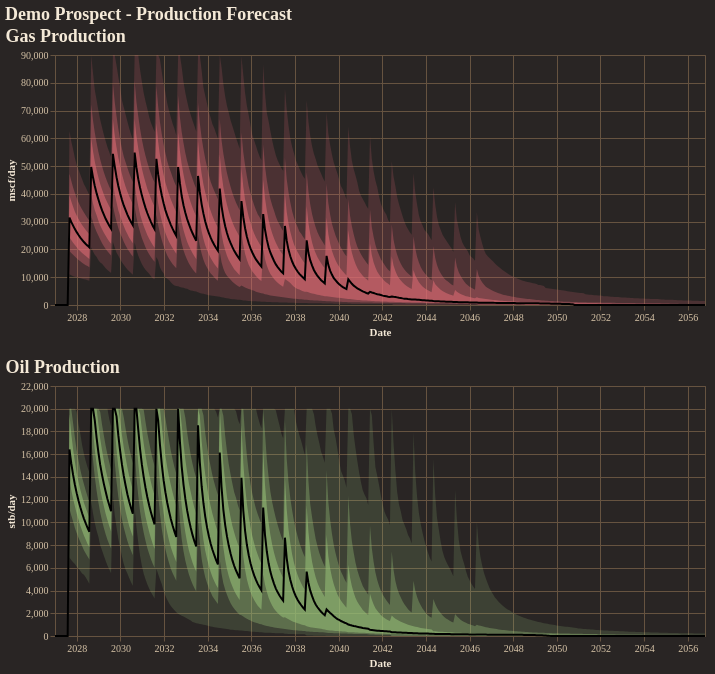

Notebook code for this chart:
### Code cell
fig = reporter.plotter.combined_production_plot(
    figsize=(650, 250),
    backend=PLOTTING_BACKEND
)
fig.show()

### Figure 1 — Vega-Lite specification as saved in the notebook (floating-point values rounded to 4 significant figures; data arrays with more than 128 entries replaced by an {"elided": "..."} marker saying what was removed)
{"config": {"background": "#292524", "view": {"fill": "#292524", "stroke": "#665340"}, "title": {"color": "#f4e9d7", "font": "Merriweather", "fontSize": 18, "fontWeight": 600, "subtitleColor": "#d5c2a6", "anchor": "start"}, "axis": {"domainColor": "#665340", "gridColor": "#665340", "tickColor": "#665340", "labelColor": "#d5c2a6", "titleColor": "#f4e9d7", "labelFont": "Merriweather", "titleFont": "Merriweather"}, "legend": {"titleColor": "#f4e9d7", "labelColor": "#d5c2a6", "labelFont": "Merriweather", "titleFont": "Merriweather", "orient": "top-right", "symbolType": "circle"}, "header": {"labelColor": "#d5c2a6", "titleColor": "#f4e9d7", "labelFont": "Merriweather", "titleFont": "Merriweather"}, "mark": {"color": "#c78d3b"}, "line": {"color": "#c78d3b"}, "bar": {"color": "#c78d3b"}, "point": {"color": "#ddb06d"}, "area": {"color": "#c78d3b", "opacity": 0.35}, "text": {"color": "#f4e9d7", "font": "Merriweather"}, "range": {"category": ["#5DA5DA", "#F28E2B", "#59C36A", "#E15759", "#B07AA1", "#4ECDC4", "#FF9DA7", "#EDC948"]}}, "vconcat": [{"layer": [{"mark": {"type": "area", "color": "rgba(224, 108, 117, 1.0)", "opacity": 0.18}, "encoding": {"tooltip": [{"field": "date", "title": "Date", "type": "temporal"}, {"field": "p01", "format": ",.2f", "title": "P01", "type": "quantitative"}, {"field": "p10", "format": ",.2f", "title": "P10", "type": "quantitative"}, {"field": "p25", "format": ",.2f", "title": "P25", "type": "quantitative"}, {"field": "p50", "format": ",.2f", "title": "P50", "type": "quantitative"}, {"field": "p75", "format": ",.2f", "title": "P75", "type": "quantitative"}, {"field": "p90", "format": ",.2f", "title": "P90", "type": "quantitative"}, {"field": "p99", "format": ",.2f", "title": "P99", "type": "quantitative"}], "x": {"field": "date", "title": "Date", "type": "temporal"}, "y": {"field": "p01", "title": "mscf/day", "type": "quantitative"}, "y2": {"field": "p99"}}}, {"mark": {"type": "area", "color": "rgba(224, 108, 117, 1.0)", "opacity": 0.35}, "encoding": {"tooltip": [{"field": "date", "title": "Date", "type": "temporal"}, {"field": "p01", "format": ",.2f", "title": "P01", "type": "quantitative"}, {"field": "p10", "format": ",.2f", "title": "P10", "type": "quantitative"}, {"field": "p25", "format": ",.2f", "title": "P25", "type": "quantitative"}, {"field": "p50", "format": ",.2f", "title": "P50", "type": "quantitative"}, {"field": "p75", "format": ",.2f", "title": "P75", "type": "quantitative"}, {"field": "p90", "format": ",.2f", "title": "P90", "type": "quantitative"}, {"field": "p99", "format": ",.2f", "title": "P99", "type": "quantitative"}], "x": {"field": "date", "title": "Date", "type": "temporal"}, "y": {"field": "p10", "title": "mscf/day", "type": "quantitative"}, "y2": {"field": "p90"}}}, {"mark": {"type": "area", "color": "rgba(224, 108, 117, 1.0)", "opacity": 0.55}, "encoding": {"tooltip": [{"field": "date", "title": "Date", "type": "temporal"}, {"field": "p01", "format": ",.2f", "title": "P01", "type": "quantitative"}, {"field": "p10", "format": ",.2f", "title": "P10", "type": "quantitative"}, {"field": "p25", "format": ",.2f", "title": "P25", "type": "quantitative"}, {"field": "p50", "format": ",.2f", "title": "P50", "type": "quantitative"}, {"field": "p75", "format": ",.2f", "title": "P75", "type": "quantitative"}, {"field": "p90", "format": ",.2f", "title": "P90", "type": "quantitative"}, {"field": "p99", "format": ",.2f", "title": "P99", "type": "quantitative"}], "x": {"field": "date", "title": "Date", "type": "temporal"}, "y": {"field": "p25", "title": "mscf/day", "type": "quantitative"}, "y2": {"field": "p75"}}}, {"mark": {"type": "line", "color": "black", "strokeWidth": 2}, "encoding": {"tooltip": [{"field": "date", "title": "Date", "type": "temporal"}, {"field": "p01", "format": ",.2f", "title": "P01", "type": "quantitative"}, {"field": "p10", "format": ",.2f", "title": "P10", "type": "quantitative"}, {"field": "p25", "format": ",.2f", "title": "P25", "type": "quantitative"}, {"field": "p50", "format": ",.2f", "title": "P50", "type": "quantitative"}, {"field": "p75", "format": ",.2f", "title": "P75", "type": "quantitative"}, {"field": "p90", "format": ",.2f", "title": "P90", "type": "quantitative"}, {"field": "p99", "format": ",.2f", "title": "P99", "type": "quantitative"}], "x": {"field": "date", "title": "Date", "type": "temporal"}, "y": {"field": "p50", "title": "mscf/day", "type": "quantitative"}}}], "data": {"name": "data-fed517b68034dc6e8556fd33225d56dc"}, "height": 250, "title": "Gas Production", "width": 650}, {"layer": [{"mark": {"type": "area", "color": "rgba(152, 195, 121, 1.0)", "opacity": 0.18}, "encoding": {"tooltip": [{"field": "date", "title": "Date", "type": "temporal"}, {"field": "p01", "format": ",.2f", "title": "P01", "type": "quantitative"}, {"field": "p10", "format": ",.2f", "title": "P10", "type": "quantitative"}, {"field": "p25", "format": ",.2f", "title": "P25", "type": "quantitative"}, {"field": "p50", "format": ",.2f", "title": "P50", "type": "quantitative"}, {"field": "p75", "format": ",.2f", "title": "P75", "type": "quantitative"}, {"field": "p90", "format": ",.2f", "title": "P90", "type": "quantitative"}, {"field": "p99", "format": ",.2f", "title": "P99", "type": "quantitative"}], "x": {"field": "date", "title": "Date", "type": "temporal"}, "y": {"field": "p01", "title": "stb/day", "type": "quantitative"}, "y2": {"field": "p99"}}}, {"mark": {"type": "area", "color": "rgba(152, 195, 121, 1.0)", "opacity": 0.35}, "encoding": {"tooltip": [{"field": "date", "title": "Date", "type": "temporal"}, {"field": "p01", "format": ",.2f", "title": "P01", "type": "quantitative"}, {"field": "p10", "format": ",.2f", "title": "P10", "type": "quantitative"}, {"field": "p25", "format": ",.2f", "title": "P25", "type": "quantitative"}, {"field": "p50", "format": ",.2f", "title": "P50", "type": "quantitative"}, {"field": "p75", "format": ",.2f", "title": "P75", "type": "quantitative"}, {"field": "p90", "format": ",.2f", "title": "P90", "type": "quantitative"}, {"field": "p99", "format": ",.2f", "title": "P99", "type": "quantitative"}], "x": {"field": "date", "title": "Date", "type": "temporal"}, "y": {"field": "p10", "title": "stb/day", "type": "quantitative"}, "y2": {"field": "p90"}}}, {"mark": {"type": "area", "color": "rgba(152, 195, 121, 1.0)", "opacity": 0.55}, "encoding": {"tooltip": [{"field": "date", "title": "Date", "type": "temporal"}, {"field": "p01", "format": ",.2f", "title": "P01", "type": "quantitative"}, {"field": "p10", "format": ",.2f", "title": "P10", "type": "quantitative"}, {"field": "p25", "format": ",.2f", "title": "P25", "type": "quantitative"}, {"field": "p50", "format": ",.2f", "title": "P50", "type": "quantitative"}, {"field": "p75", "format": ",.2f", "title": "P75", "type": "quantitative"}, {"field": "p90", "format": ",.2f", "title": "P90", "type": "quantitative"}, {"field": "p99", "format": ",.2f", "title": "P99", "type": "quantitative"}], "x": {"field": "date", "title": "Date", "type": "temporal"}, "y": {"field": "p25", "title": "stb/day", "type": "quantitative"}, "y2": {"field": "p75"}}}, {"mark": {"type": "line", "color": "black", "strokeWidth": 2}, "encoding": {"tooltip": [{"field": "date", "title": "Date", "type": "temporal"}, {"field": "p01", "format": ",.2f", "title": "P01", "type": "quantitative"}, {"field": "p10", "format": ",.2f", "title": "P10", "type": "quantitative"}, {"field": "p25", "format": ",.2f", "title": "P25", "type": "quantitative"}, {"field": "p50", "format": ",.2f", "title": "P50", "type": "quantitative"}, {"field": "p75", "format": ",.2f", "title": "P75", "type": "quantitative"}, {"field": "p90", "format": ",.2f", "title": "P90", "type": "quantitative"}, {"field": "p99", "format": ",.2f", "title": "P99", "type": "quantitative"}], "x": {"field": "date", "title": "Date", "type": "temporal"}, "y": {"field": "p50", "title": "stb/day", "type": "quantitative"}}}], "data": {"name": "data-2520e6ebedb59c04bf9002344daa7374"}, "height": 250, "title": "Oil Production", "width": 650}], "title": "Demo Prospect - Production Forecast", "$schema": "https://vega.github.io/schema/vega-lite/v5.20.1.json", "datasets": {"data-fed517b68034dc6e8556fd33225d56dc": {"elided": "360 records"}, "data-2520e6ebedb59c04bf9002344daa7374": {"elided": "360 records"}}}
